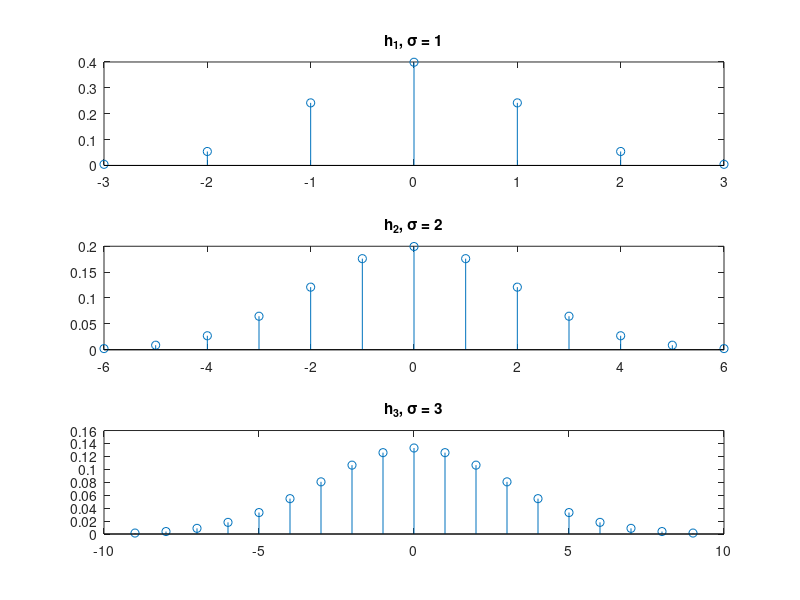

Source code (MATLAB):
sigma1 = 1;
sigma2 = 2;
sigma3 = 3;

n1 = -3*sigma1 : 3*sigma1;
n2 = -3*sigma2 : 3*sigma2;
n3 = -3*sigma3 : 3*sigma3;

h1 = (1/(sqrt(2*pi)*sigma1)) * exp(-n1.^2./(2*sigma1^2));
h2 = (1/(sqrt(2*pi)*sigma2)) * exp(-n2.^2./(2*sigma2^2));
h3 = (1/(sqrt(2*pi)*sigma3)) * exp(-n3.^2./(2*sigma3^2));

figure;
subplot(3,1,1); stem(n1, h1); title('h_1, \sigma = 1');
subplot(3,1,2); stem(n2, h2); title('h_2, \sigma = 2');
subplot(3,1,3); stem(n3, h3); title('h_3, \sigma = 3');
